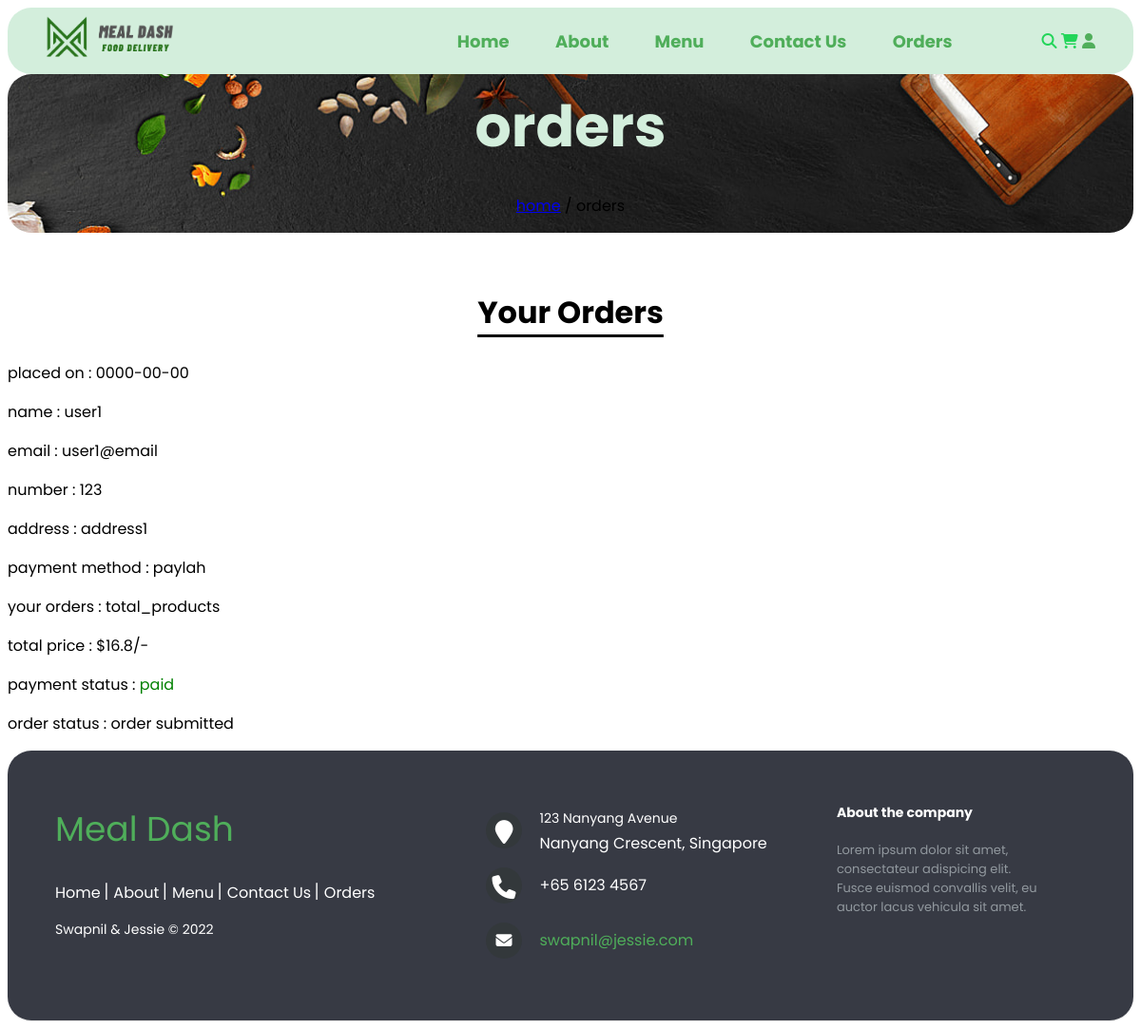
Page /orders.php on the earlier database version.
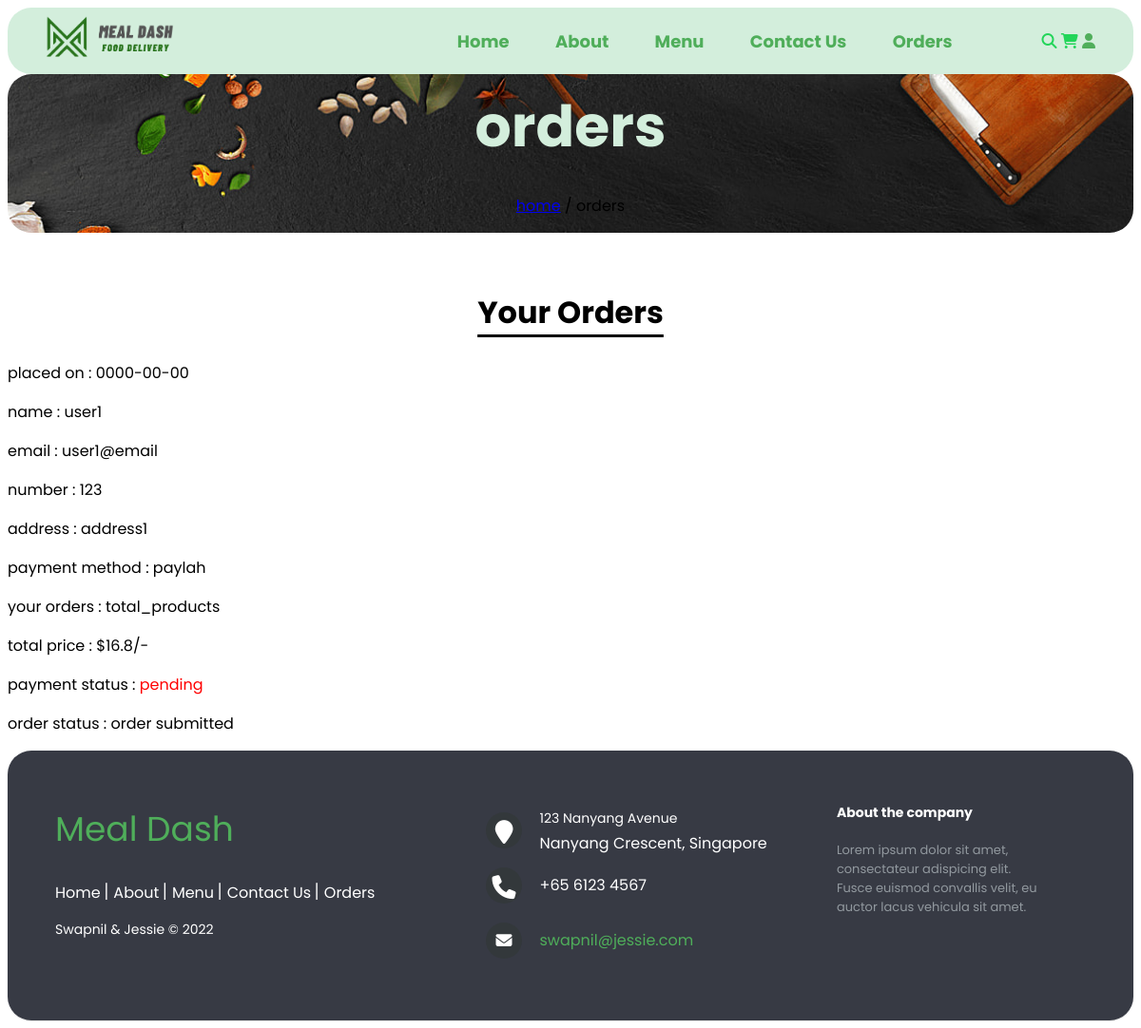
Same page on the later database version.
### tables this page shows
CREATE TABLE orders (
  id int(100) UNSIGNED NOT NULL AUTO_INCREMENT PRIMARY KEY,
  user_id int(100) UNSIGNED NOT NULL,
  name varchar(20) NOT NULL,
  number varchar(10) NOT NULL,
  email varchar(50) NOT NULL,
  method varchar(50) NOT NULL,
  address varchar(500) NOT NULL,
  total_products varchar(1000) NOT NULL,
  total_price double(100,2) NOT NULL,
  placed_on date NOT NULL DEFAULT current_timestamp(),
  payment_status varchar(20) NOT NULL DEFAULT 'pending',
  order_status varchar(50) NOT NULL DEFAULT 'order submitted',
  FOREIGN KEY (user_id) REFERENCES users(id)
);

### orders.php (the view, shortened to what this page needs)
<?php
include 'components/connect.php';
?>
<!DOCTYPE html>
<html lang="en">
<head>
   <link rel="stylesheet" href="https://cdnjs.cloudflare.com/ajax/libs/font-awesome/6.1.1/css/all.min.css">
   <link rel="stylesheet" href="css/stylesheet.css">
</head>
<body>
<?php include 'components/nav_header.php'; ?>
<div class="heading">
   <h3>orders</h3>
   <p><a href="html.php">home</a> <span> / orders</span></p>
</div>
<section class="orders">
   <h1 class="title">Your Orders</h1>
   <div class="box-container">
   <?php
         $select_orders = $conn->prepare("SELECT * FROM `orders` WHERE user_id = 1");
         $select_orders->execute();
         if($select_orders->rowCount() > 0){
            while($fetch_orders = $select_orders->fetch(PDO::FETCH_ASSOC)){
   ?>
   <div class="box">
      <p>placed on : <span><?= $fetch_orders['placed_on']; ?></span></p>
      <p>name : <span><?= $fetch_orders['name']; ?></span></p>
      <p>email : <span><?= $fetch_orders['email']; ?></span></p>
      <p>number : <span><?= $fetch_orders['number']; ?></span></p>
      <p>address : <span><?= $fetch_orders['address']; ?></span></p>
      <p>payment method : <span><?= $fetch_orders['method']; ?></span></p>
      <p>your orders : <span><?= $fetch_orders['total_products']; ?></span></p>
      <p>total price : <span>$<?= $fetch_orders['total_price']; ?>/-</span></p>
      <p>payment status : <span style="color:<?php if($fetch_orders['payment_status'] == 'pending'){ echo 'red'; }else{ echo 'green'; }; ?>"><?= $fetch_orders['payment_status']; ?></span> </p>
      <p>order status : <span><?= $fetch_orders['order_status']; ?></span></p>
   </div>
   <?php
      }
      }else{
         echo '<p class="empty">no orders placed yet!</p>';
      }
   ?>
   </div>
</section>
<?php include 'components/footer.php'; ?>
</body>
</html>

### components/nav_header.php
<header class="header">
	<nav class="nav">
		<a href="home.php" class="logo">
			<img src="images/mealdash_logo.png" alt="Meal Dash" style="width: 40%;">
		</a>
		<nav class="navbar">
			<a href="home.php">Home</a>
			<a href="about.php">About</a>
			<a href="menu.php">Menu</a>
			<a href="contact.php">Contact Us</a>
			<a href="orders.php">Orders</a>
		</nav>
		<div class="icons">
			<a href="search.php"><i class="fas fa-search"></i></a>
			<a href="cart.php"><i class="fas fa-shopping-cart"></i></a>
			<div id="user-btn" class="fas fa-user"></div>
		</div>
	</nav>
</header>

### components/footer.php
<footer class="footer-distributed">
         <div class="footer-left">
            <h3><span>Meal Dash</span></h3>
            <p class="footer-links">
               <a href="#" class="link-1">Home</a>
               <a href="#">About</a>
               <a href="#">Menu</a>
               <a href="#">Contact Us</a>
               <a href="#">Orders</a>
            </p>
            <p class="footer-company-name">Swapnil & Jessie © 2022</p>
         </div>
         <div class="footer-center">
            <div>
               <i class="fa fa-map-marker"></i>
               <p><span>123 Nanyang Avenue</span> Nanyang Crescent, Singapore</p>
            </div>
            <div>
               <i class="fa fa-phone"></i>
               <p>+65 6123 4567</p>
            </div>
            <div>
               <i class="fa fa-envelope"></i>
               <p><a href="mailto:swapnil@jessie.com">swapnil@jessie.com</a></p>
            </div>
         </div>
         <div class="footer-right">
            <p class="footer-company-about">
               <span>About the company</span>
               Lorem ipsum dolor sit amet, consectateur adispicing elit. Fusce euismod convallis velit, eu auctor lacus vehicula sit amet.
            </p>
         </div>
      </footer>

### css/stylesheet.css (style rules this page uses)
* { font-family: 'Poppins', sans-serif; }
.title { font-size: 32px; color: black; text-align: center; text-decoration: underline; text-underline-offset: 12px; }
.header { position: sticky; top:0; left:0; right:0; z-index: 1000; background-color: #D3EEDC; padding: 20px 20px 20px 20px; border-radius: 25px; }
.nav { margin: 0 20px; display: flex; align-items: center; justify-content: space-between; position: relative; max-height: 30px; }
.navbar a { font-size: 18px; font-weight: bolder; color: #4FAE5A; margin: 0 22px; text-decoration: underline solid transparent; transition: 0.2s linear; }
.icons { filter: invert(59%) sepia(18%) saturate(1277%) hue-rotate(76deg) brightness(97%) contrast(85%); }
.heading { display: flex; align-items: center; justify-content: center; flex-flow: column; background-image: url('../images/menu_banner.png'); background-repeat: no-repeat; background-size: cover; border-radius: 25px; min-height: 100px; margin-bottom: 60px; }
.heading h3 { font-size: 60px; color: #D3EEDC; margin: 0; padding: 10px 0 10px 0; }
.footer-distributed { background: #373A44; box-shadow: 0 1px 1px 0 rgba(0, 0, 0, 0.12); box-sizing: border-box; width: 100%; text-align: left; font: bold 16px sans-serif; padding: 55px 50px; border-radius: 25px; }
.footer-distributed .footer-left, .footer-distributed .footer-center, .footer-distributed .footer-right { display: inline-block; vertical-align: top; }
.footer-distributed .footer-left { width: 40%; }
.footer-distributed h3 { color: #ffffff; font: normal 36px 'Open Sans', cursive; margin: 0; }
.footer-distributed h3 span { color: #4FAE5A; }
.footer-distributed .footer-links { color: #ffffff; margin: 20px 0 12px; padding: 0; }
.footer-distributed .footer-links a { display:inline-block; line-height: 1.8; font-weight:400; text-decoration: none; color: inherit; }
.footer-distributed .footer-company-name { color: white; font-size: 14px; font-weight: normal; margin: 0; }
.footer-distributed .footer-center { width: 35%; }
.footer-distributed .footer-center i { background-color: #33383b; color: #ffffff; font-size: 25px; width: 38px; height: 38px; border-radius: 50%; text-align: center; line-height: 42px; margin: 10px 15px; vertical-align: middle; }
.footer-distributed .footer-center i.fa-envelope { font-size: 17px; line-height: 38px; }
.footer-distributed .footer-center p { display: inline-block; color: #ffffff; font-weight:400; vertical-align: middle; margin:0; }
.footer-distributed .footer-center p span { display:block; font-weight: normal; font-size:14px; line-height:2; }
.footer-distributed .footer-center p a { color: #4FAE5A; text-decoration: none;; }
.footer-distributed .footer-links a:before { content: "|"; font-weight:300; font-size: 20px; left: 0; color: #fff; display: inline-block; padding-right: 5px; }
.footer-distributed .footer-links .link-1:before { content: none; }
.footer-distributed .footer-right { width: 20%; }
.footer-distributed .footer-company-about { line-height: 20px; color: #92999f; font-size: 13px; font-weight: normal; margin: 0; }
.footer-distributed .footer-company-about span { display: block; color: #ffffff; font-size: 14px; font-weight: bold; margin-bottom: 20px; }

Differences in the rows shown:
changed orders "user1": payment_status "paid" → "pending"
